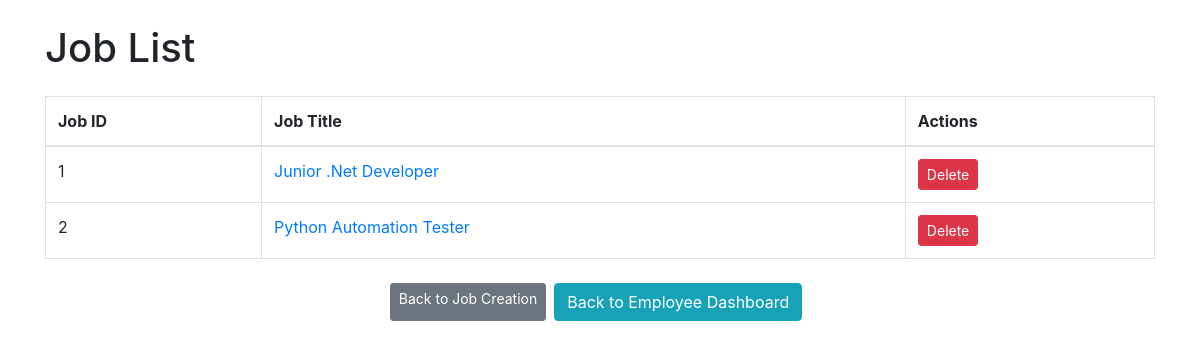
The page /job/job_list/ (signed in) on the database its author committed.
### job/models.py (models this page shows, shortened)
class job_model(models.Model):
    job_title=models.CharField(max_length=200)
    job_location = models.CharField(max_length=100)
    job_description=models.TextField()
    job_posted_date = models.DateTimeField(auto_now_add=True)
    apply_url=models.URLField()
    posted_by = models.ForeignKey(Profile, on_delete=models.CASCADE, related_name='jobs_posted')

### job/views.py (the view)
# urls.py: path('job_list/', views.job_list,name='job_list'),
@login_required
def job_list(request):
    user=request.user
    print(user)
    print(user.id)
    id=user.id
    jobs_created=job_model.objects.filter(posted_by=id)
    obj=job_model.objects.all()
    return render(request,'job/job_list.html',{'list':jobs_created})

### job/templates/job/job_list.html (shortened to what this page needs)
<!DOCTYPE html>
<html lang="en">
<head>
    <link rel="stylesheet" href="https://cdn.jsdelivr.net/npm/bootstrap@4.6.2/dist/css/bootstrap.min.css">
</head>
<body>
    <div class="container mt-4">
        <h1 class="mb-4">Job List</h1>
        <table class="table table-bordered">
            <thead>
                <tr>
                    <th>Job ID</th>
                    <th>Job Title</th>
                    <th>Actions</th>
                </tr>
            </thead>
            <tbody>
                {% for i in list %}
                <tr>
                    <td>{{ forloop.counter }}</td>
                    <td><a href="{% url 'job:job_details' i.id %}">{{ i.job_title }}</a></td>
                    <td>
                        <a href="{% url 'job:job_delete' i.id %}" class="btn btn-sm btn-danger">Delete</a>
                    </td>
                </tr>
                {% endfor %}
            </tbody>
        </table>
        <div class="d-flex justify-content-center mt-4">
            <a href="{% url 'job:job_creation' %}" class="btn btn-sm btn-secondary">Back to Job Creation</a><br>
            <a href="{% url 'user:empdashboard' %}" class="btn btn-info mx-2">Back to Employee Dashboard</a>
        </div>
    </div>
</body>
</html>

### rows shown on the page
job_model: job_title "Junior .Net Developer"
job_model: job_title "Python Automation Tester"
